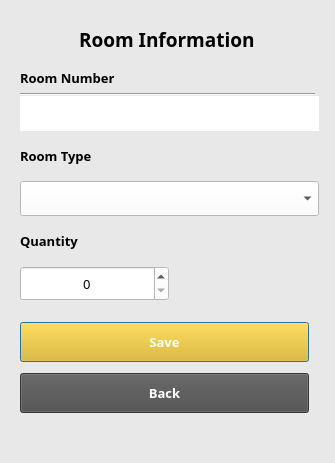
<?xml version="1.0" encoding="UTF-8"?>
<ui version="4.0">
 <class>Dialog</class>
 <widget class="QDialog" name="Dialog">
  <property name="geometry">
   <rect>
    <x>0</x>
    <y>0</y>
    <width>335</width>
    <height>463</height>
   </rect>
  </property>
  <property name="windowTitle">
   <string>Dialog</string>
  </property>
  <property name="styleSheet">
   <string notr="true">background-color: rgb(232, 232, 232);</string>
  </property>
  <layout class="QGridLayout" name="gridLayout">
   <item row="0" column="0">
    <widget class="QWidget" name="widget" native="true">
     <property name="styleSheet">
      <string notr="true">background-color: rgb(232, 232, 232);</string>
     </property>
     <layout class="QVBoxLayout" name="verticalLayout">
      <property name="spacing">
       <number>0</number>
      </property>
      <property name="leftMargin">
       <number>0</number>
      </property>
      <property name="topMargin">
       <number>0</number>
      </property>
      <property name="rightMargin">
       <number>0</number>
      </property>
      <property name="bottomMargin">
       <number>0</number>
      </property>
      <item>
       <widget class="QWidget" name="widget_2" native="true">
        <layout class="QGridLayout" name="gridLayout_2">
         <property name="topMargin">
          <number>15</number>
         </property>
         <property name="bottomMargin">
          <number>0</number>
         </property>
         <item row="1" column="0">
          <spacer name="verticalSpacer">
           <property name="orientation">
            <enum>Qt::Vertical</enum>
           </property>
           <property name="sizeType">
            <enum>QSizePolicy::Fixed</enum>
           </property>
           <property name="sizeHint" stdset="0">
            <size>
             <width>20</width>
             <height>10</height>
            </size>
           </property>
          </spacer>
         </item>
         <item row="0" column="0" alignment="Qt::AlignHCenter|Qt::AlignTop">
          <widget class="QLabel" name="label">
           <property name="font">
            <font>
             <family>Century Gothic</family>
             <pointsize>14</pointsize>
             <weight>75</weight>
             <bold>true</bold>
            </font>
           </property>
           <property name="styleSheet">
            <string notr="true">color: rgb(0, 0, 0);</string>
           </property>
           <property name="text">
            <string>Room Information</string>
           </property>
          </widget>
         </item>
         <item row="3" column="0">
          <widget class="Line" name="line">
           <property name="orientation">
            <enum>Qt::Horizontal</enum>
           </property>
          </widget>
         </item>
         <item row="2" column="0">
          <widget class="QLabel" name="label_7">
           <property name="font">
            <font>
             <family>Century Gothic</family>
             <pointsize>10</pointsize>
             <weight>75</weight>
             <bold>true</bold>
            </font>
           </property>
           <property name="styleSheet">
            <string notr="true">color: rgb(0, 0, 0);</string>
           </property>
           <property name="text">
            <string>Room Number</string>
           </property>
          </widget>
         </item>
        </layout>
       </widget>
      </item>
      <item>
       <widget class="QWidget" name="widget_3" native="true">
        <layout class="QVBoxLayout" name="verticalLayout_2">
         <property name="spacing">
          <number>5</number>
         </property>
         <property name="topMargin">
          <number>0</number>
         </property>
         <property name="rightMargin">
          <number>5</number>
         </property>
         <property name="bottomMargin">
          <number>5</number>
         </property>
         <item>
          <widget class="QLabel" name="txtRoomNum">
           <property name="minimumSize">
            <size>
             <width>0</width>
             <height>35</height>
            </size>
           </property>
           <property name="maximumSize">
            <size>
             <width>16777215</width>
             <height>45</height>
            </size>
           </property>
           <property name="font">
            <font>
             <family>Century Gothic</family>
             <pointsize>10</pointsize>
            </font>
           </property>
           <property name="styleSheet">
            <string notr="true">background-color: rgb(255, 255, 255);
color: rgb(0, 0, 0);
</string>
           </property>
           <property name="text">
            <string/>
           </property>
           <property name="alignment">
            <set>Qt::AlignCenter</set>
           </property>
          </widget>
         </item>
         <item>
          <widget class="QLabel" name="label_3">
           <property name="minimumSize">
            <size>
             <width>0</width>
             <height>40</height>
            </size>
           </property>
           <property name="maximumSize">
            <size>
             <width>16777215</width>
             <height>40</height>
            </size>
           </property>
           <property name="font">
            <font>
             <family>Century Gothic</family>
             <pointsize>10</pointsize>
             <weight>75</weight>
             <bold>true</bold>
            </font>
           </property>
           <property name="styleSheet">
            <string notr="true">color: rgb(0, 0, 0);</string>
           </property>
           <property name="text">
            <string>Room Type</string>
           </property>
          </widget>
         </item>
         <item>
          <widget class="QComboBox" name="cboARroomtype">
           <property name="sizePolicy">
            <sizepolicy hsizetype="Expanding" vsizetype="Fixed">
             <horstretch>0</horstretch>
             <verstretch>0</verstretch>
            </sizepolicy>
           </property>
           <property name="minimumSize">
            <size>
             <width>0</width>
             <height>35</height>
            </size>
           </property>
           <property name="maximumSize">
            <size>
             <width>16777215</width>
             <height>40</height>
            </size>
           </property>
           <property name="font">
            <font>
             <family>Century Gothic</family>
             <pointsize>10</pointsize>
            </font>
           </property>
           <property name="styleSheet">
            <string notr="true">background-color: rgb(255, 255, 255);
color: rgb(0, 0, 0);
</string>
           </property>
          </widget>
         </item>
         <item>
          <widget class="QWidget" name="widget_7" native="true">
           <layout class="QHBoxLayout" name="horizontalLayout_3">
            <property name="spacing">
             <number>10</number>
            </property>
            <property name="leftMargin">
             <number>0</number>
            </property>
            <property name="topMargin">
             <number>0</number>
            </property>
            <property name="rightMargin">
             <number>0</number>
            </property>
            <property name="bottomMargin">
             <number>0</number>
            </property>
            <item>
             <widget class="QLabel" name="label_4">
              <property name="minimumSize">
               <size>
                <width>0</width>
                <height>40</height>
               </size>
              </property>
              <property name="maximumSize">
               <size>
                <width>16777215</width>
                <height>40</height>
               </size>
              </property>
              <property name="font">
               <font>
                <family>Century Gothic</family>
                <pointsize>10</pointsize>
                <weight>75</weight>
                <bold>true</bold>
               </font>
              </property>
              <property name="styleSheet">
               <string notr="true">color: rgb(0, 0, 0);</string>
              </property>
              <property name="text">
               <string>Quantity</string>
              </property>
             </widget>
            </item>
           </layout>
          </widget>
         </item>
         <item>
          <widget class="QWidget" name="widget_6" native="true">
           <layout class="QHBoxLayout" name="horizontalLayout_2">
            <property name="spacing">
             <number>0</number>
            </property>
            <property name="leftMargin">
             <number>0</number>
            </property>
            <property name="topMargin">
             <number>0</number>
            </property>
            <property name="rightMargin">
             <number>0</number>
            </property>
            <property name="bottomMargin">
             <number>0</number>
            </property>
            <item>
             <widget class="QSpinBox" name="sbQuantity">
              <property name="minimumSize">
               <size>
                <width>0</width>
                <height>35</height>
               </size>
              </property>
              <property name="font">
               <font>
                <family>Century Gothic</family>
                <pointsize>10</pointsize>
               </font>
              </property>
              <property name="styleSheet">
               <string notr="true">background-color: rgb(255, 255, 255);
color: rgb(0, 0, 0);
</string>
              </property>
              <property name="alignment">
               <set>Qt::AlignCenter</set>
              </property>
             </widget>
            </item>
            <item>
             <spacer name="horizontalSpacer_3">
              <property name="orientation">
               <enum>Qt::Horizontal</enum>
              </property>
              <property name="sizeType">
               <enum>QSizePolicy::Fixed</enum>
              </property>
              <property name="sizeHint" stdset="0">
               <size>
                <width>150</width>
                <height>20</height>
               </size>
              </property>
             </spacer>
            </item>
           </layout>
          </widget>
         </item>
         <item>
          <widget class="QWidget" name="widget_5" native="true">
           <layout class="QHBoxLayout" name="horizontalLayout">
            <property name="spacing">
             <number>0</number>
            </property>
            <property name="leftMargin">
             <number>0</number>
            </property>
            <property name="topMargin">
             <number>0</number>
            </property>
            <property name="rightMargin">
             <number>0</number>
            </property>
            <property name="bottomMargin">
             <number>0</number>
            </property>
           </layout>
          </widget>
         </item>
        </layout>
       </widget>
      </item>
     </layout>
    </widget>
   </item>
   <item row="2" column="0" alignment="Qt::AlignTop">
    <widget class="QWidget" name="widget_4" native="true">
     <layout class="QGridLayout" name="gridLayout_6">
      <property name="topMargin">
       <number>5</number>
      </property>
      <property name="rightMargin">
       <number>15</number>
      </property>
      <property name="bottomMargin">
       <number>20</number>
      </property>
      <item row="0" column="0">
       <widget class="QPushButton" name="btnAddRoomSaveButton">
        <property name="minimumSize">
         <size>
          <width>0</width>
          <height>40</height>
         </size>
        </property>
        <property name="font">
         <font>
          <family>Century Gothic</family>
          <pointsize>10</pointsize>
          <weight>75</weight>
          <bold>true</bold>
         </font>
        </property>
        <property name="styleSheet">
         <string notr="true">QPushButton {
	
	color: rgb(255, 255, 255);
	background-color: rgb(239, 183, 0);
}

QPushButton:hover {
	background-color: rgb(255, 200, 0);
}

QPushButton:pressed {
	
	background-color: rgb(212, 163, 0);
}</string>
        </property>
        <property name="text">
         <string>Save</string>
        </property>
       </widget>
      </item>
      <item row="2" column="0">
       <widget class="QPushButton" name="btnARcancel">
        <property name="minimumSize">
         <size>
          <width>0</width>
          <height>40</height>
         </size>
        </property>
        <property name="font">
         <font>
          <family>Century Gothic</family>
          <pointsize>10</pointsize>
          <weight>75</weight>
          <bold>true</bold>
         </font>
        </property>
        <property name="styleSheet">
         <string notr="true">
QPushButton {
	background-color: rgb(76, 76, 76);
	color: rgb(255, 255, 255);
}

QPushButton:hover {
	background-color: rgb(109, 109, 109);
}

QPushButton:pressed {
	background-color: rgb(76, 76, 76);
}</string>
        </property>
        <property name="text">
         <string>Back</string>
        </property>
       </widget>
      </item>
      <item row="1" column="0">
       <spacer name="verticalSpacer_2">
        <property name="orientation">
         <enum>Qt::Vertical</enum>
        </property>
        <property name="sizeType">
         <enum>QSizePolicy::Fixed</enum>
        </property>
        <property name="sizeHint" stdset="0">
         <size>
          <width>20</width>
          <height>5</height>
         </size>
        </property>
       </spacer>
      </item>
     </layout>
    </widget>
   </item>
  </layout>
 </widget>
 <resources/>
 <connections>
  <connection>
   <sender>btnARcancel</sender>
   <signal>clicked()</signal>
   <receiver>Dialog</receiver>
   <slot>close()</slot>
   <hints>
    <hint type="sourcelabel">
     <x>237</x>
     <y>529</y>
    </hint>
    <hint type="destinationlabel">
     <x>239</x>
     <y>313</y>
    </hint>
   </hints>
  </connection>
 </connections>
</ui>
